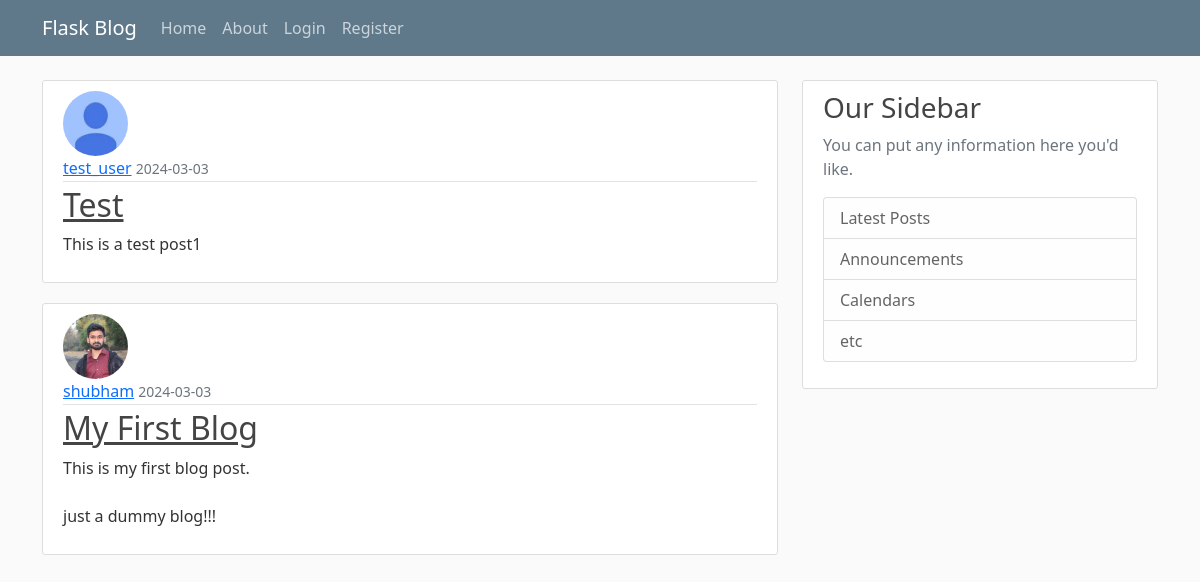
Page /home on the earlier database version.
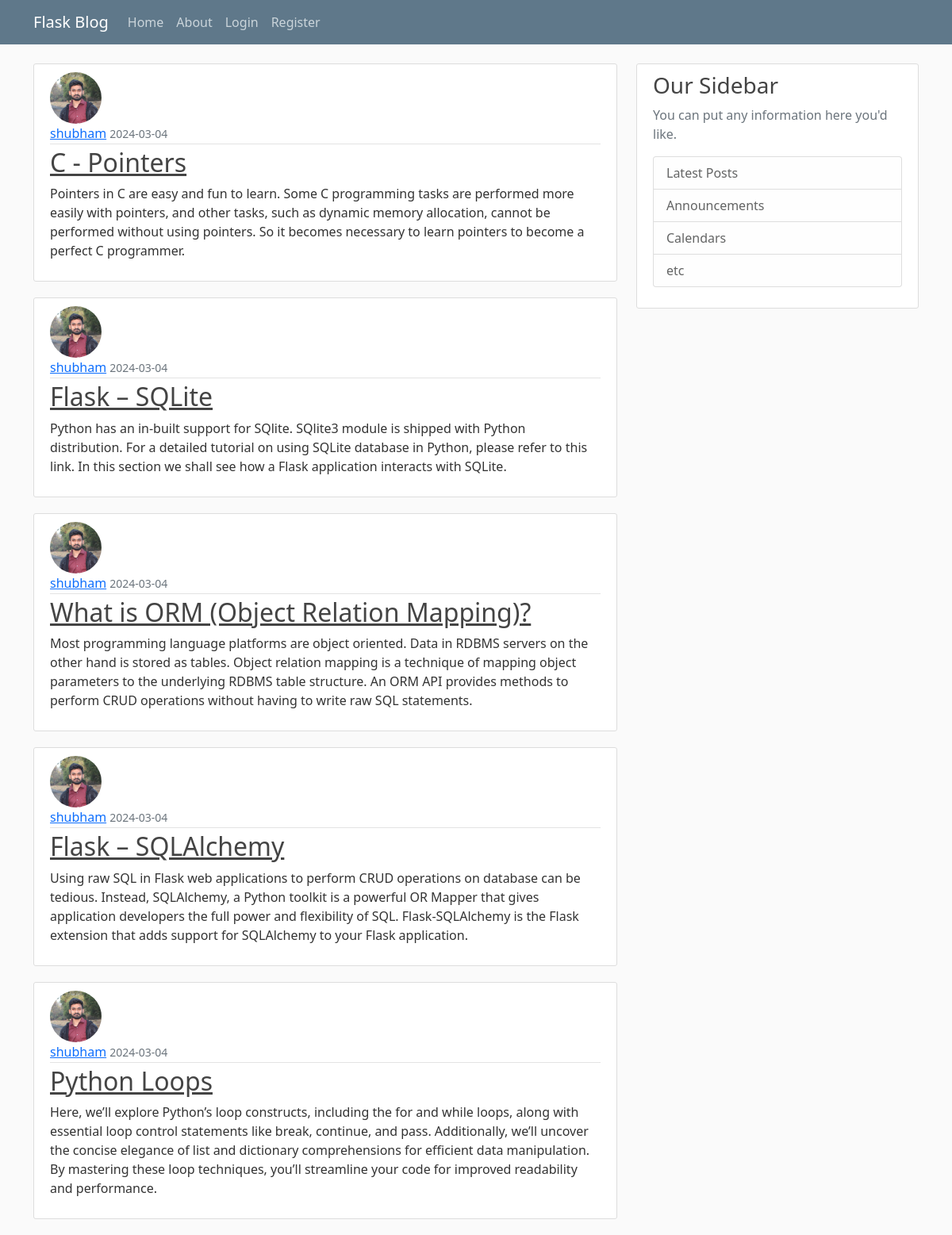
Same page on the later database version.
### flask_blog/models.py (models this page shows, shortened)
class Post(db.Model):
    id = db.Column(db.Integer, primary_key = True)
    title = db.Column(db.String(120), nullable = False)
    date_posted = db.Column(db.DateTime, nullable = False, default=datetime.utcnow)
    content = db.Column(db.Text, nullable=False)
    user_id = db.Column(db.Integer, db.ForeignKey('user.id'), nullable = False)

class User(db.Model, UserMixin):
    id = db.Column(db.Integer, primary_key = True)
    username = db.Column(db.String(20), unique=True, nullable=False)
    email = db.Column(db.String(120), unique=True, nullable=False)
    image_file = db.Column(db.String(20), nullable=False, default='default.jpg')
    password = db.Column(db.String(60), nullable=False)
    posts = db.relationship('Post', backref='author', lazy=True)

### flask_blog/routes.py (the view)
@app.route("/")
@app.route("/home")
def home():
    page = request.args.get('page', 1, type=int)
    posts = Post.query.order_by(Post.date_posted.desc()).paginate(page=page, per_page=5)
    return render_template("home.html", posts=posts)

### flask_blog/templates/home.html
{% extends "layout.html" %}
{% block start %}
    {% for post in posts %}
    <article class="media content-section">
      <img class="rounded-circle article-img" src="{{ url_for('static',filename='profile_pics/'+post.author.image_file) }}">
        <div class="media-body">
          <div class="article-metadata">
            <a class="mr-2" href="#">{{ post.author.username }}</a>
            <small class="text-muted">{{ post.date_posted.strftime('%Y-%m-%d') }}</small>
          </div>
          <h2><a class="article-title" href="{{ url_for('post',post_id=post.id) }}">{{ post.title }}</a></h2>
          <p class="article-content">{{ post.content }}</p>
        </div>
      </article>
    {% endfor %}
{% endblock %}

Differences in the rows shown:
no longer on this page (row unchanged): Post: image_file (placeholder picture), author.username "test_user", date_posted "2024-03-03", title "Test", content "This is a test post1"
no longer on this page (row unchanged): Post: image_file (picture), author.username "shubham", date_posted "2024-03-03", title "My First Blog", content "This is my first blog post. just a dummy blog!!!"
added Post: image_file (picture), author.username "shubham", date_posted "2024-03-04", title "C - Pointers", content "Pointers in C are easy and fun to learn. Some C programming tasks are performed more easily with pointers, and other tasks, such as dynamic memory allocation, cannot be performed without using pointers. So it becomes necessary to learn pointers to become a perfect C programmer."
added Post: image_file (picture), author.username "shubham", date_posted "2024-03-04", title "Flask – SQLite", content "Python has an in-built support for SQlite. SQlite3 module is shipped with Python distribution. For a detailed tutorial on using SQLite database in Python, please refer to this link. In this section we shall see how a Flask application interacts with SQLite."
added Post: image_file (picture), author.username "shubham", date_posted "2024-03-04", title "What is ORM (Object Relation Mapping)?", content "Most programming language platforms are object oriented. Data in RDBMS servers on the other hand is stored as tables. Object relation mapping is a technique of mapping object parameters to the underlying RDBMS table structure. An ORM API provides methods to perform CRUD operations without having to write raw SQL statements."
added Post: image_file (picture), author.username "shubham", date_posted "2024-03-04", title "Flask – SQLAlchemy", content "Using raw SQL in Flask web applications to perform CRUD operations on database can be tedious. Instead, SQLAlchemy, a Python toolkit is a powerful OR Mapper that gives application developers the full power and flexibility of SQL. Flask-SQLAlchemy is the Flask extension that adds support for SQLAlchemy to your Flask application."
added Post: image_file (picture), author.username "shubham", date_posted "2024-03-04", title "Python Loops", content "Here, we’ll explore Python’s loop constructs, including the for and while loops, along with essential loop control statements like break, continue, and pass. Additionally, we’ll uncover the concise elegance of list and dictionary comprehensions for efficient data manipulation. By mastering these loop techniques, you’ll streamline your code for improved readability and performance."
